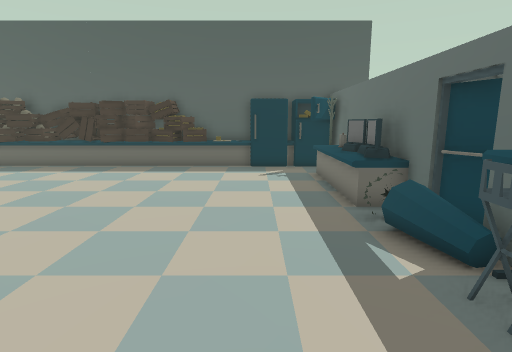
View 1 (above)

16 first-person views from a walk through a scene from a Unity 3-D project. The camera is 1.2 m above the floor, tilts 10° down and sees 80° across. The floor is counted in squares, 0.5 m on a side. Each view is taken from the middle of a square. On the plan, view 1 faces up. The plan holds only what a view shows up to about 19 squares ahead; the rest is blank.

View 2
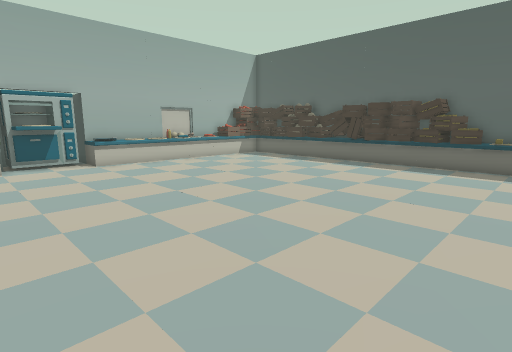

View 3
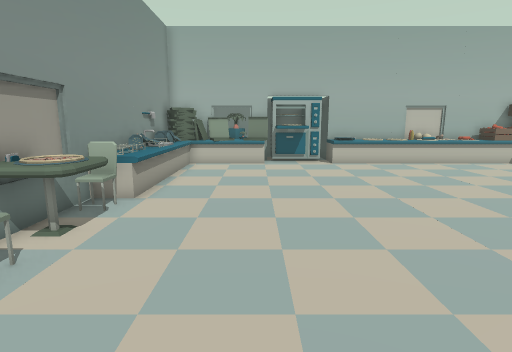

View 4
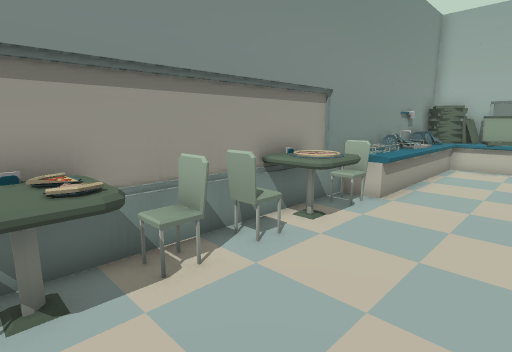

View 5
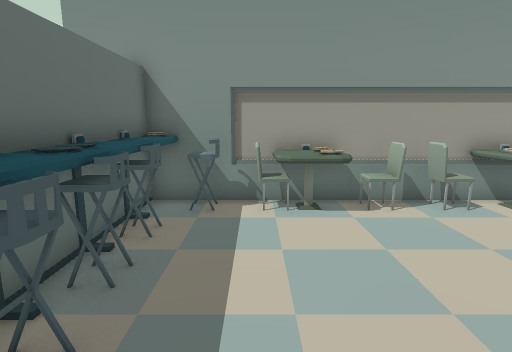

View 6
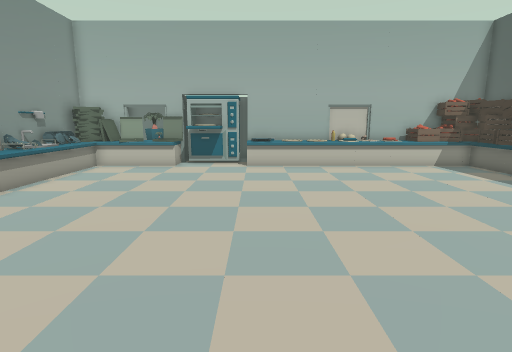

View 7
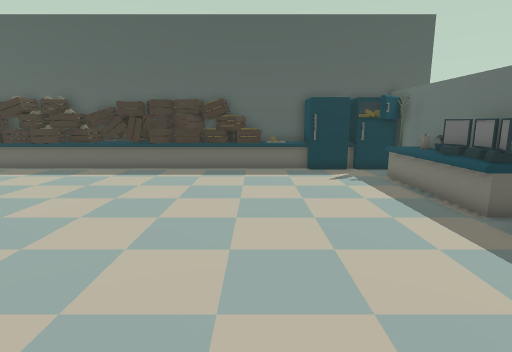

View 8
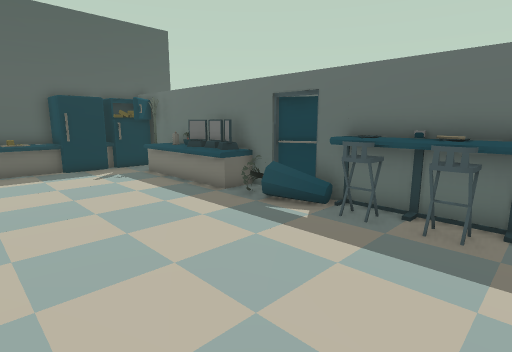

View 9
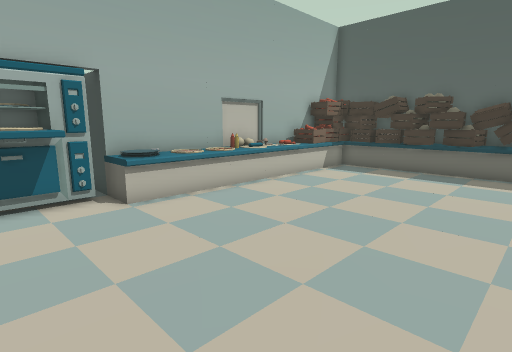

View 10
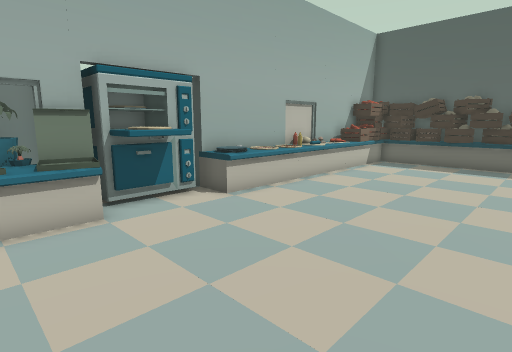

View 11
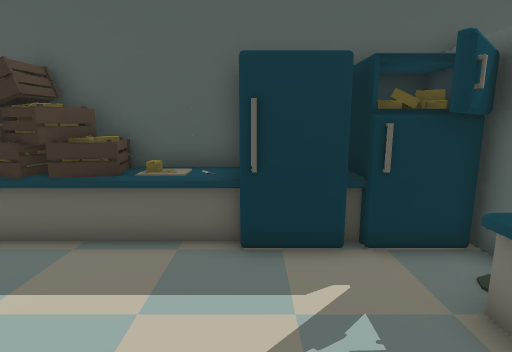

View 12
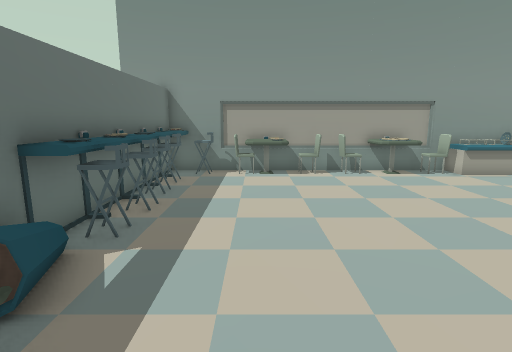

View 13
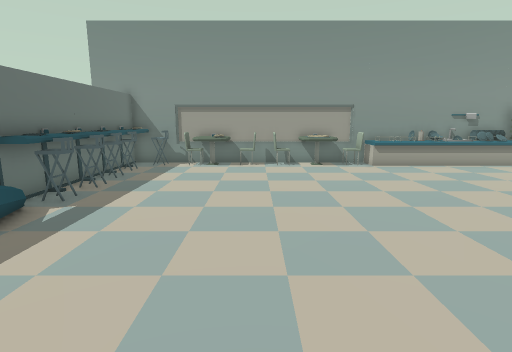

View 14
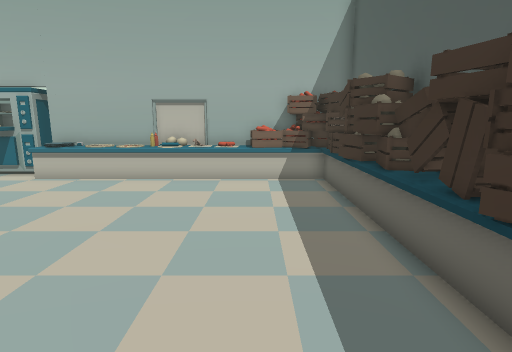

View 15
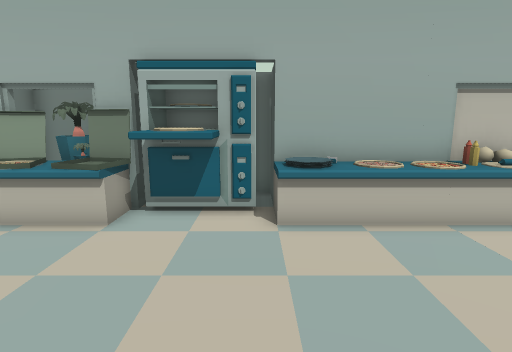

View 16
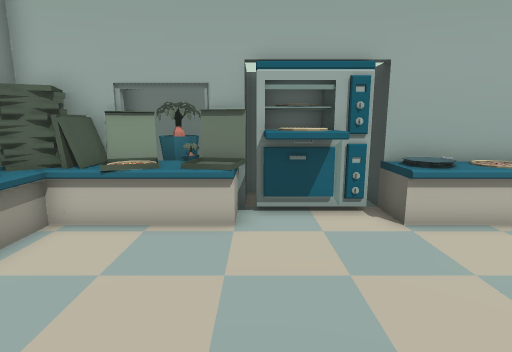

### Floor plan
Points are (right, up) in squares from view 1. A wall is a line through its corners. A room is listed if a view was taken in it or the views show most of it. See-through windows are left out.
Room 1 (views 1, 2, 3, 4, 5, 6, 7, 8, 9, 10, 11, 12, 13, 14, 15, 16)
walls: (-11.7, 16.9) (-13.1, 17.2) (-13.3, 16.8) (-14.4, 16.6); (-19.4, 4.5) (-20.5, 4.5); (-12.3, 17.9) (-12.2, 16.8) (-13.4, 16.7); (-12.6, 17.9) (-12.8, 17.2) (-13.6, 16.5) (-14.4, 17.5); (-13.7, 17.8) (-14.2, 16.6); (-15.3, 16.9) (-16.3, 17); (-9.5, -5.3) (-7.5, -5.3); (-19.5, 11.9) (-19.5, 9.2); (-8.9, -5.5) (1.8, -5.5); (-5.5, -5.3) (-4.4, -5.3); (-19, 0.6) (-19.2, -0.5); (-18.4, 14.7) (-18.1, 13.9); (-19.3, 0.6) (-19.3, -0.2); (-14.5, 18.3) (-15.5, 18.3); (-14.9, 18.1) (-15, 17.4); (5.2, 6) (4.6, 7.4); (-17.7, 16.2) (-18.1, 15.1); (-19.5, -0.1) (-19.5, -2.8); (-17.8, 16.6) (-18, 15.3) (-19.3, 15.6); (-17.6, 17.1) (-18.8, 16.7); (-17.9, 17.1) (-17.9, 16.4) (-18.3, 16.5); (-18.1, 17.1) (-18, 16.1) (-19.3, 16) (-19.3, 15.4); (3.9, 14.9) (3.5, 15.2); (4.3, 14.4) (4.3, 15.5); (-19.5, -1.6) (-19, -2.9); (-17.9, -3.5) (-17.9, -3.9); (-18.2, -3.5) (-17.6, -4.6); (-18.1, -3.6) (-17.7, -4.6); (-18.6, -3.3) (-17.5, -4.5); (-19.3, -2.6) (-19.3, -5.3); (-18.7, -3.3) (-17.4, -4.5); (-17.6, -4.5) (-18.6, -5.3); (-17.7, -4.5) (-18.4, -5.2); (-19.2, -3.5) (-18, -3.5) (-17.7, -4.7); (-19.2, -4) (-18, -3.5); (2.4, -5.3) (4.3, -5.3) (4.3, 8.5)
low walls: (-11.5, 18) (-11.7, 16.9); (-17.7, 0.6) (-17.9, -0.5); (-18.1, 13.2) (-18.1, 12.5); (-17.9, 15.1) (-17.9, 13.9); (5, 6.1) (4.4, 7.3); (-18, -1.4) (-17.6, -2.4); (-19.2, -1.6) (-18.5, -1.4); (-17.5, 17.5) (-18.2, 16.4) (-17.7, 16.2); (-19.3, -1.6) (-18.8, -2.9); (-18.5, -3.3) (-17.5, -4.6); (-17.9, -3.9) (-17.5, -3.9); (-19.2, -3.1) (-18.4, -3.1); (3.3, -5.4) (3.3, -4.4)
objects: other object (-20, -1); other object (-20, 1) to (-18, 4); other object (-20, 2) to (-20, 3); other object (-19, 4) to (-18, 6); other object (-19, 7) to (-18, 8); other object (-19, 9) to (-18, 10); other object (-19, 10); other object (-19, 11); other object (-19, 13) to (-19, 14); other object (-19, 15); other object (-18, -3); other object (-18, -1); other object (-18, 11) to (-18, 12); other object (-17, -5) to (-16, -4); other object (-17, 18); other object (-15, -5) to (-14, -4); other object (-13, -5) to (-12, -4); other object (-11, -5) to (-10, -4); other object (-11, 17) to (-11, 18); other object (-10, 17) to (-10, 18); other object (-9, -4); other object (-9, 17) to (-9, 18); other object (-8, 17) to (-7, 17); other object (-8, 18); other object (-7, -5) to (-6, -4); other object (-7, 18); other object (-6, 17) to (-6, 18); other object (-5, 17); other object (-5, 18); other object (-4, -5) to (-4, -4); other object (-4, 17) to (-4, 18); other object (-3, -5); other object (-3, 17) to (-2, 18); other object (-2, 17); other object (-1, -5) to (0, -4); other object (-1, -4); other object (-1, 17) to (0, 18); other object (0, 16) to (1, 16); other object (1, -5) to (1, -4); other object (1, 17) to (2, 18); other object (2, -5) to (3, -4); other object (2, 17); other object (3, -3) to (3, -2); other object (3, -1) to (3, 0); other object (3, 1) to (3, 2); other object (3, 3) to (3, 4); other object (3, 8); other object (3, 9) to (4, 9); other object (3, 10); other object (3, 11) to (4, 11); other object (3, 12); other object (3, 13) to (4, 14); other object (3, 15) to (4, 16); other object (3, 17); other object (3, 18) to (4, 18); other object (4, 2); other object (4, 10); other object (4, 12); other object (4, 17)

Where each view was taken, in squares from view 1:
view 1: 0 up, 0 right, facing up
view 2: 1 down, 0 right, facing up-left
view 3: 0 up, 0 right, facing left
view 4: 0 up, 0 right, facing down-left
view 5: 4 up, 1 right, facing down
view 6: 5 up, 1 left, facing left
view 7: 1 up, 3 left, facing up
view 8: 0 up, 4 left, facing up-right
view 9: 1 up, 9 left, facing up-left
view 10: 2 down, 10 left, facing up-left
view 11: 11 up, 0 right, facing up
view 12: 10 up, 0 right, facing down
view 13: 13 up, 3 left, facing down
view 14: 14 up, 5 left, facing left
view 15: 4 up, 11 left, facing left
view 16: 1 up, 11 left, facing left
